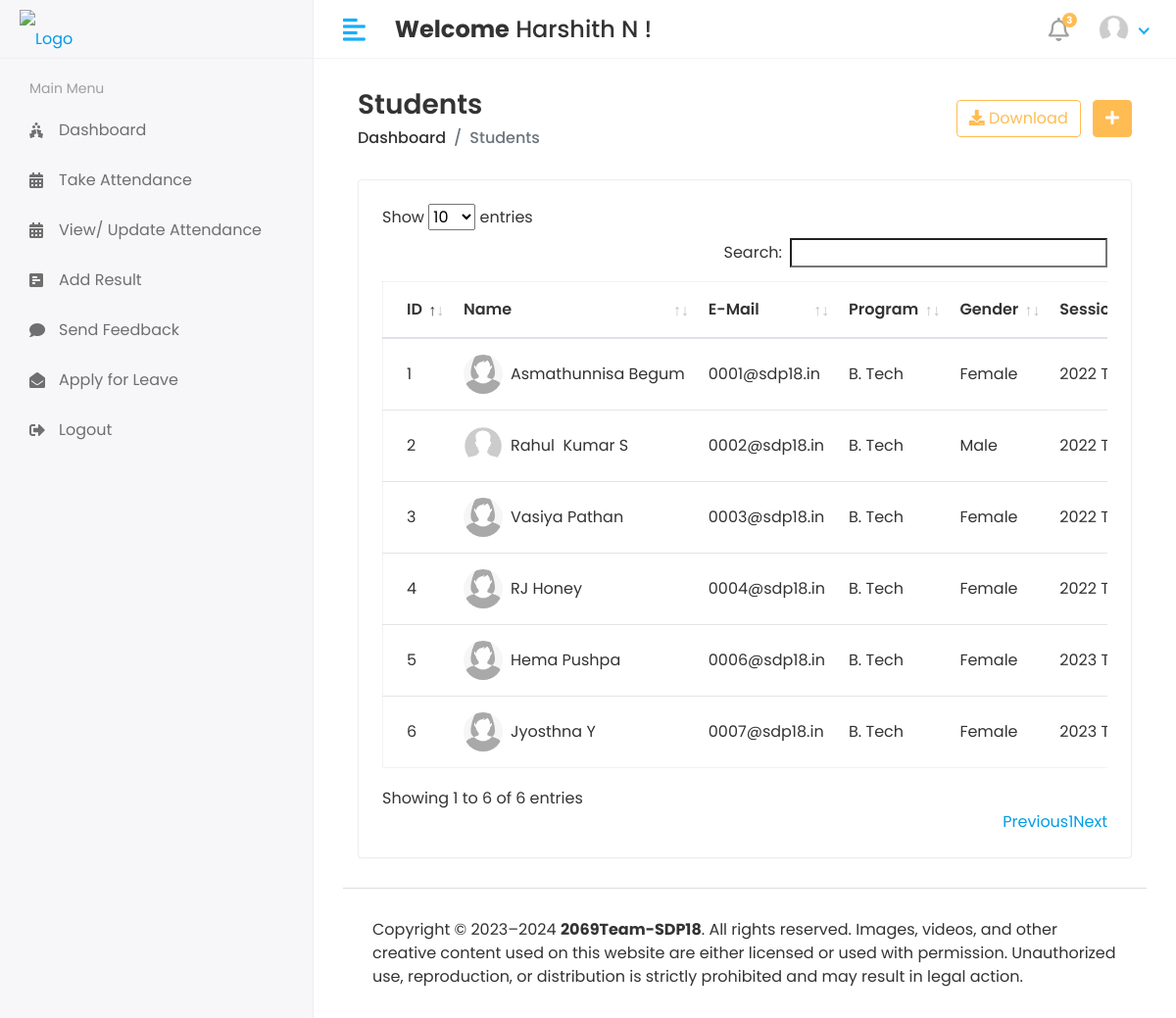
The page /HOD/Student/View (signed in) on the database its author committed.
### app/models.py (models this page shows, shortened)
class CustomUser(AbstractUser):
    USER_CHOICES = (
        (1, 'HOD'),
        (2, 'STAFF'),
        (3, 'STUDENT'),
    )
    user_type = models.CharField(choices=USER_CHOICES, max_length=50, default=1)
    profile_pic = models.ImageField(upload_to='media/profile_pics')
    class Meta:
        db_table = 'custom_user_table'

class Student(models.Model):
    admin = models.OneToOneField(CustomUser, on_delete=models.CASCADE)
    address = models.TextField()
    gender = models.CharField(max_length=100)
    program_id = models.ForeignKey(Program, on_delete=models.DO_NOTHING)
    session_year_id = models.ForeignKey(Session_Year, on_delete=models.DO_NOTHING)
    created_at = models.DateTimeField(auto_now_add=True)
    updated_at = models.DateTimeField(auto_now_add=True)
    class Meta:
        db_table = 'student_table'

class Program(models.Model):
    name = models.CharField(max_length=100, blank=False)
    created_at = models.DateTimeField(auto_now_add=True)
    updated_at = models.DateTimeField(auto_now_add=True)
    class Meta:
        db_table = "program_table"

class Session_Year(models.Model):
    session_start = models.CharField(max_length=100)
    session_end = models.CharField(max_length=100)
    class Meta:
        db_table = 'session_year_table'

### Studentlearningmanagementsystem/HOD_views.py (the view)
# urls.py: path('HOD/Student/View', HOD_views.VIEW_STUDENT, name='view_student'),
@login_required(login_url='/')
def VIEW_STUDENT(request):
    student = Student.objects.all()
    context = {
        'student': student,
    }
    return render(request, 'Hod/view_student.html', context)

### templates/HOD/view_student.html (shortened to what this page needs)
{% extends 'base.html' %}
{% block content %}
<div class="content container-fluid">
    <div class="page-header">
       <div class="row align-items-center">
          <div class="col">
             <h3 class="page-title">Students</h3>
             <ul class="breadcrumb">
                <li class="breadcrumb-item"><a href="index.html">Dashboard</a></li>
                <li class="breadcrumb-item active">Students</li>
             </ul>
          </div>
          <div class="col-auto text-right float-right ml-auto">
             <a href="#" class="btn btn-outline-primary mr-2"><i class="fas fa-download"></i> Download</a>
             <a href="{% url 'add_student' %}" class="btn btn-primary"><i class="fas fa-plus"></i></a>
          </div>
       </div>
    </div>
    <div class="row">
       <div class="col-sm-12">
          <div class="card card-table">
             <div class="card-body">
                <div class="table-responsive">
                   <table id='table_id' class="table table-hover table-center mb-0">
                      <thead>
                         <tr>
                            <th>ID</th>
                            <th>Name</th>
                            <th>E-Mail</th>
                            <th>Program</th>
                            <th>Gender</th>
                            <th>Session</th>
                         </tr>
                      </thead>
                      <tbody>
                        {% for i in student %}
                         <tr>
                            <td>{{i.id}}</td>
                            <td>
                               <h2 class="table-avatar">
                                  <a href="student-details.html" class="avatar avatar-sm mr-2"><img class="avatar-img rounded-circle" src="/{{i.admin.profile_pic}}" alt="User Image"></a>
                                  <a href="student-details.html">{{i.admin.first_name}}&nbsp;{{i.admin.last_name}}</a>
                               </h2>
                            </td>
                            <td>{{i.admin.email}}</td>
                            <td>{{i.program_id.name}}</td>
                            <td>{{i.gender}}</td>
                            <td>{{i.session_year_id.session_start}} To {{i.session_year_id.session_end}}</td>
                         </tr>
                         {% endfor %}
                      </tbody>
                   </table>
                </div>
             </div>
          </div>
       </div>
    </div>
 </div>
{% endblock  %}

### templates/base.html (shortened to what this page needs)
<!DOCTYPE html>
<html lang="en">
<head>
    {% load static %}
    <link rel="stylesheet" href="{% static 'assets/plugins/bootstrap/css/bootstrap.min.css' %}">
    <link rel="stylesheet" href="{% static 'assets/plugins/fontawesome/css/fontawesome.min.css' %}">
    <link rel="stylesheet" href="{% static 'assets/plugins/fontawesome/css/all.min.css' %}">
    <link rel="stylesheet" href="{% static 'assets/css/style.css' %}">
    <link rel="stylesheet" href="{% static 'assets/plugins/datatables/datatables.min.css' %}">
</head>
<body>
<div class="main-wrapper">
    {% include 'includes/header.html' %}
    {% include 'includes/sidebar.html' %}
    <div class="page-wrapper">
        <div class="content container-fluid">
            {% block content %}
            {% endblock %}
    {% include 'includes/footer.html' %}
        </div>
</div>
</body>
</html>

### templates/includes/header.html (shortened to what this page needs)
{% load static %}
<div class="header">
    <div class="header-left">
       <a href="index.html" class="logo">
       <img src="{% static 'assets/img/logo.jpg' %}" alt="Logo">
       </a>
    </div>
    <a href="javascript:void(0);" id="toggle_btn">
    <i class="fas fa-align-left"></i>
    </a>
    <div class="top-nav-search mt-3">
      <h4><strong>Welcome</strong>&nbsp;<span>{{user.first_name}} {{ user.last_name }}&nbsp;!</span></h4>
    </div>
    <ul class="nav user-menu">
       <li class="nav-item dropdown noti-dropdown">
          <a href="#" class="dropdown-toggle nav-link" data-toggle="dropdown">
          <i class="far fa-bell"></i> <span class="badge badge-pill">3</span>
          </a>
       </li>
       <li class="nav-item dropdown has-arrow">
          <a href="#" class="dropdown-toggle nav-link" data-toggle="dropdown">
            {% if user.profile_pic == "" %}
            <img class="rounded-circle" src="{% static '/assets/img/noimg.jpg' %}" width="31" alt="{{user.username}}">
            {% else %}
          <span class="user-img"><img class="rounded-circle" src="/{{ user.profile_pic }}" width="31" alt="{{user.username}}"></span>
          {% endif %}
         </a>
       </li>
    </ul>
 </div>

### templates/includes/sidebar.html (shortened to what this page needs)
{% load active_link_tags %}
{% load static %}
<div class="sidebar" id="sidebar">
    <div class="sidebar-inner slimscroll">
       <div id="sidebar-menu" class="sidebar-menu">
         {% if user.user_type == '1' %}
          <ul>
             <li class="menu-title">
                <span>Main Menu</span>
             </li>
             <li class = {% active_link 'HOD_home' 'active' %}>
               <a href="{% url 'HOD_home' %}"><i class="fas fa-holly-berry"></i> <span>Dashboard</span></a>
            </li>
             <li class="submenu {% active_link 'add_student' 'active' %} {% active_link 'view_student' 'active' %}">
                <a href="#"><i class="fas fa-user-graduate"></i> <span> Students</span> <span class="menu-arrow"></span></a>
                <ul>
                   <li><a href="{% url 'add_student' %}">Add Student</a></li>
                   <li><a href="{% url 'view_student' %}">View Students</a></li>
                </ul>
             </li>
             <li class="submenu {% active_link 'add_staff' 'active' %} {% active_link 'view_staff' 'active' %}">
                <a href="#"><i class="fas fa-chalkboard-teacher"></i> <span> Staff</span> <span class="menu-arrow"></span></a>
                <ul>
                   <li><a href="{% url 'add_staff' %}">Add Staff</a></li>
                   <li><a href="{% url 'view_staff' %}">View Staff</a></li>
                </ul>
             </li>
             <li class="submenu {% active_link 'add_program' 'active' %} {% active_link 'view_program' 'active' %}">
                <a href="#"><i class="fa fa-graduation-cap"></i> <span> Program</span> <span class="menu-arrow"></span></a>
                <ul>
                   <li><a href="{% url 'add_program' %}">Add Program</a></li>
                   <li><a href="{% url 'view_program' %}">View Programs</a></li>
                </ul>
             </li>
             <li class="submenu {% active_link 'add_course' 'active' %} {% active_link 'view_course' 'active' %}">
                <a href="#"><i class="fas fa-book-reader"></i> <span> Courses</span> <span class="menu-arrow"></span></a>
                <ul>
                   <li><a href="{% url 'add_course' %}">Add Course</a></li>
                   <li><a href="{% url 'view_course' %}">View Courses</a></li>
                </ul>
             </li>
             <li class="submenu {% active_link 'add_session' 'active' %} {% active_link 'view_session' 'active' %}">
               <a href="#"><i class="fa fa-calendar"></i> <span> Sessions</span> <span class="menu-arrow"></span></a>
               <ul>
                  <li><a href="{% url 'add_session' %}">Add Session</a></li>
                  <li><a href="{% url 'view_session' %}">View Sessions</a></li>
               </ul>
            </li>
            <li>
               <a href="#"><i class="fa fa-bell"></i> <span>Send Staff Notification</span></a>
            </li>
            <li>
            <li>
               <a href="#"><i class="fa fa-bell"></i> <span>Send Student Notification</span></a>
            </li>
            <li>
            <li>
               <a href="#"><i class="fa fa-clock"></i> <span>View Attendance</span></a>
            </li>
            <li>
               <a href="#"><i class="fa fa-comments"></i> <span>Staff Feedback</span></a>
               <li>
                  <a href="#"><i class="fa fa-comments"></i> <span>Student Feedback</span></a>
               </li>
               <li>
                  <a href="#"><i class="fa fa-envelope"></i> <span>Staff Leave</span></a>
               </li>
            </li>
            <li>
               <a href="#"><i class="fa fa-envelope"></i> <span>Student Leave</span></a>
            </li>
            <li>
               <a href="{% url 'Logout' %}"><i class="fa fa-sign-out-alt"></i> <span>Logout</span></a>
            </li>
          </ul>
          {% elif user.user_type == '2' %}
          <ul>
            <li class="menu-title">
               <span>Main Menu</span>
            </li>
            <li class = {% active_link 'Staff_home' 'active' %}>
               <a href="{% url 'Staff_home' %}"><i class="fas fa-holly-berry"></i> <span>Dashboard</span></a>
            </li>
            <li class = {% active_link 'Staff_home' 'active' %}>
               <a href="{% url 'Staff_home' %}"><i class="fas fa-calendar-alt"></i> <span>Take Attendance</span></a>
            </li>
            <li class = {% active_link 'Staff_home' 'active' %}>
               <a href="{% url 'Staff_home' %}"><i class="fas fa-calendar-alt"></i> <span>View/ Update Attendance</span></a>
            </li>
            <li class = {% active_link 'Staff_home' 'active' %}>
               <a href="{% url 'Staff_home' %}"><i class="fas fa-poll-h"></i> <span>Add Result</span></a>
            </li>
            <li class = {% active_link 'Staff_home' 'active' %}>
               <a href="{% url 'Staff_home' %}"><i class="fas fa-comment"></i> <span>Send Feedback</span></a>
            </li>
            <li class = {% active_link 'Staff_home' 'active' %}>
               <a href="{% url 'Staff_home' %}"><i class="fas fa-envelope-open"></i> <span>Apply for Leave</span></a>
            </li>
            <li>
               <a href="{% url 'Logout' %}"><i class="fa fa-sign-out-alt"></i> <span>Logout</span></a>
            </li>
         </ul>
          {% endif %}
       </div>
    </div>
 </div>

### templates/includes/footer.html
{% load static %}
<footer>
    <p>Copyright © 2023–2024 <b>2069Team-SDP18</b>. All rights reserved. Images, videos, and other creative content used on this website are either licensed or used with permission. Unauthorized use, reproduction, or distribution is strictly prohibited and may result in legal action.</p>
 </footer>

### rows shown on the page
CustomUser: first_name "Harshith", last_name "N", profile_pic (picture)
Student: id "1", admin.profile_pic (picture), admin.first_name "Asmathunnisa", admin.last_name "Begum", admin.email "0001@sdp18.in", program_id.name "B. Tech", gender "Female", session_year_id.session_start "2022"
Student: id "2", admin.profile_pic (picture), admin.first_name "Rahul", admin.last_name "Kumar S", admin.email "0002@sdp18.in", program_id.name "B. Tech", gender "Male", session_year_id.session_start "2022"
Student: id "3", admin.profile_pic (picture), admin.first_name "Vasiya", admin.last_name "Pathan", admin.email "0003@sdp18.in", program_id.name "B. Tech", gender "Female", session_year_id.session_start "2022"
Student: id "4", admin.profile_pic (picture), admin.first_name "RJ", admin.last_name "Honey", admin.email "0004@sdp18.in", program_id.name "B. Tech", gender "Female", session_year_id.session_start "2022"
Student: id "5", admin.profile_pic (picture), admin.first_name "Hema", admin.last_name "Pushpa", admin.email "0006@sdp18.in", program_id.name "B. Tech", gender "Female", session_year_id.session_start "2023"
Student: id "6", admin.profile_pic (picture), admin.first_name "Jyosthna", admin.last_name "Y", admin.email "0007@sdp18.in", program_id.name "B. Tech", gender "Female", session_year_id.session_start "2023"
